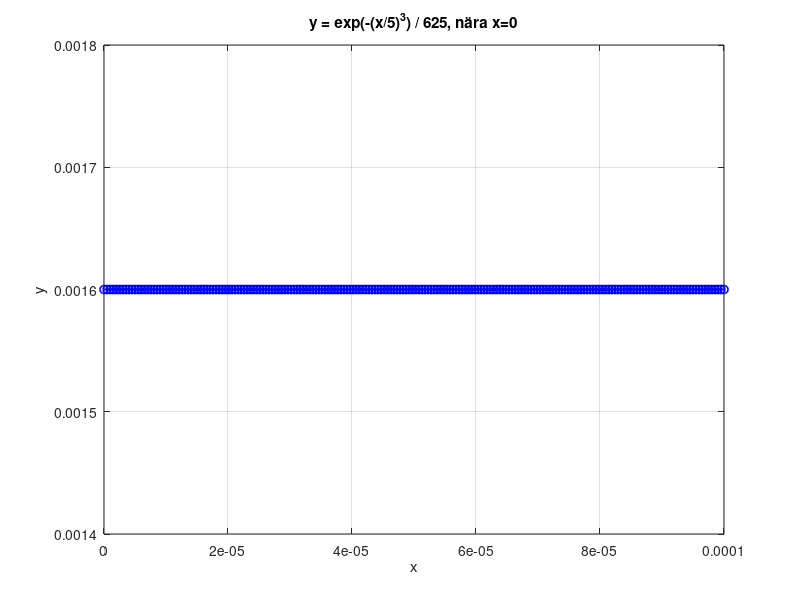

Reproduce this figure in MATLAB.

% 1) Skapa en vektor av x‐värden från 0 till t.ex. 1e-4
x_min = 0;
x_max = 1e-4;
N = 200;                         % Antal punkter
xvals = linspace(x_min, x_max, N);

% 2) Beräkna funktionen y = exp(-(x/5).^3) / 625 för alla dessa punkter
yvals = exp(-(xvals/5).^3) / 625;

% 3) Plotta
figure;
plot(xvals, yvals, 'bo-','LineWidth',1.2); 
grid on;
xlabel('x');
ylabel('y');
title('y = exp(-(x/5)^3) / 625, nära x=0');
